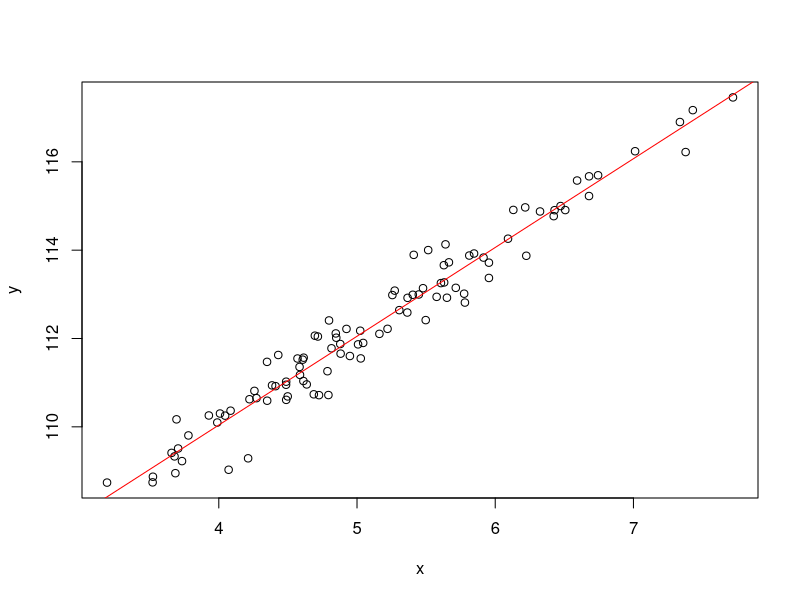
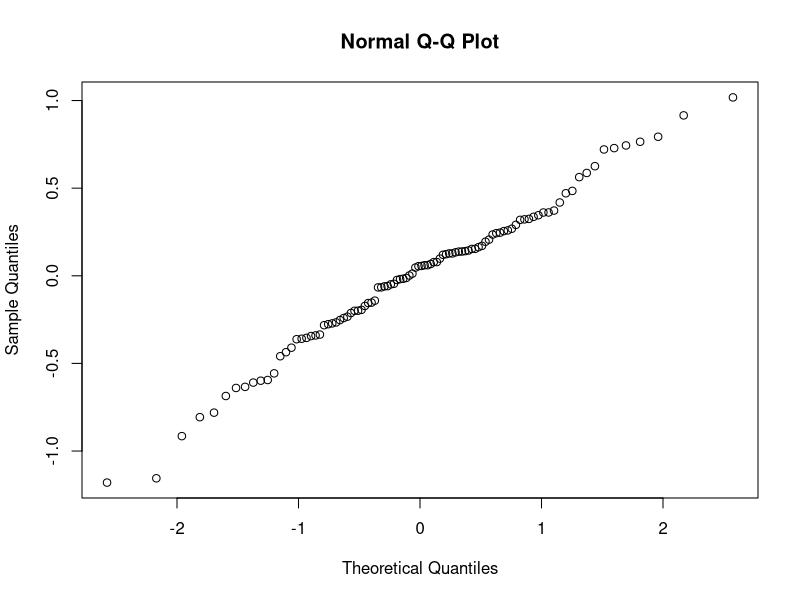
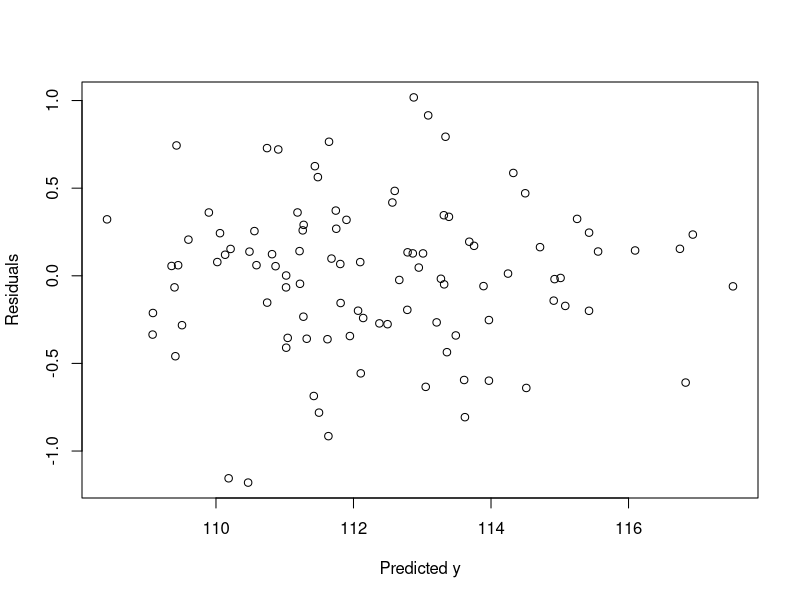
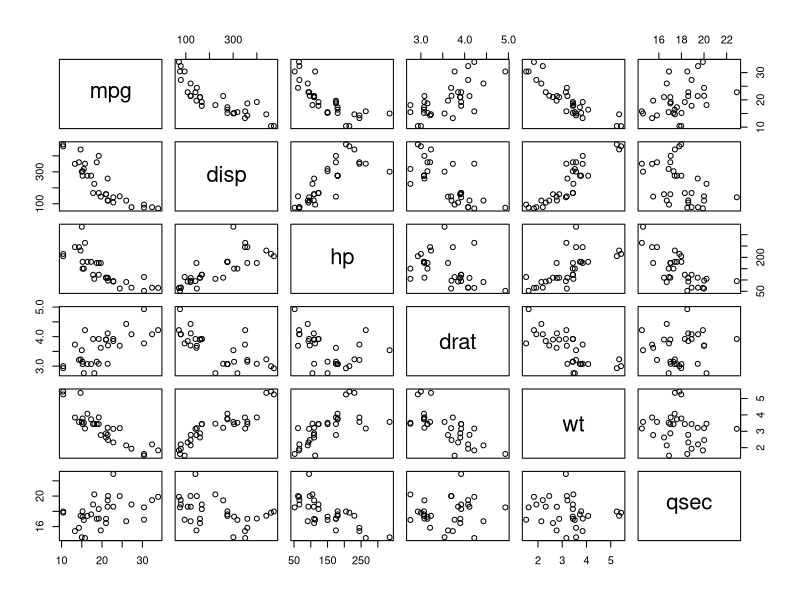
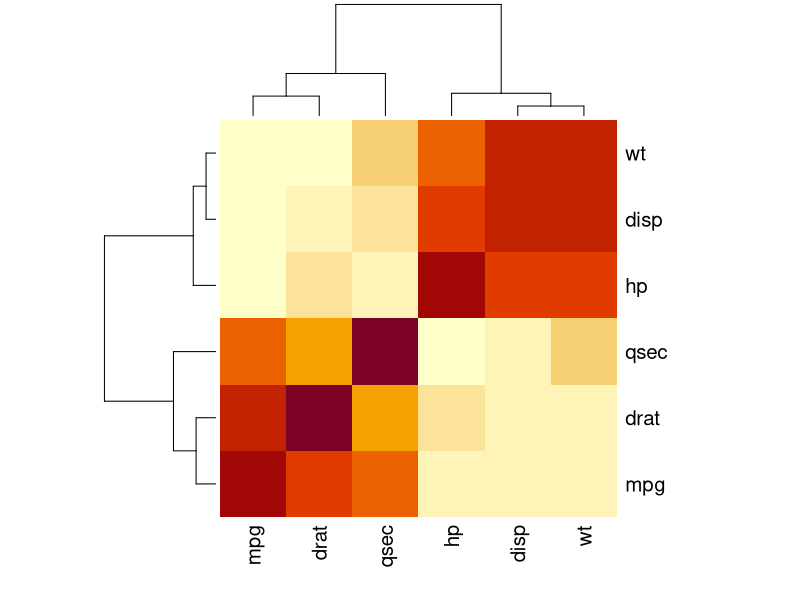
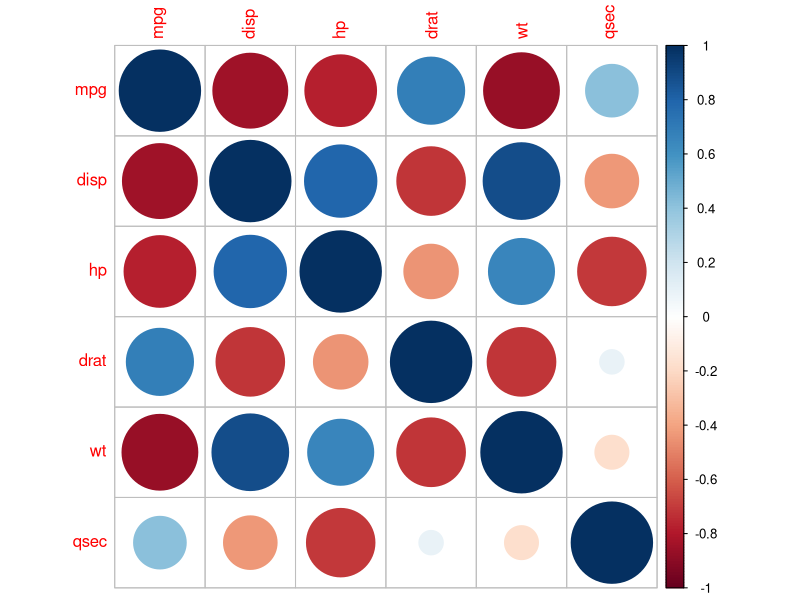

Source code (R) for these figures, in order: (Note: this script raises an error after producing the figures.)
# Linear Regression using R

x <- rnorm(100, 5, 1)
y <- 100 + 2 * x + rnorm(100, 2, 0.5)

m1 <- lm(y ~ x)
summary(m1)

anova(m1)

plot(x, y)
abline(lm(y ~ x), col = "red")

residuals(m1)
qqnorm(residuals(m1))

yhat <- predict(m1)
resid.calc <- y - yhat

plot(
  yhat,
  residuals(m1),
  xlab = "Predicted y",
  ylab = "Residuals"
)

xnew <- data.frame(x = rnorm(25, 5, 1))
xnew
ynew <- predict(
  m1,
  newdata = xnew
)
ynew

install.packages("car")
library(car)
data("mtcars")
head(mtcars)

library(dplyr)
mt1 <- mtcars %>%
  select(
    mpg,
    disp,
    hp,
    drat,
    wt,
    qsec
)
View(mt1)

pairs(mt1)
ctm1 <- cor(mt1)

install.packages("corrplot")
heatmap(cor(mt1))
library(corrplot)
corrplot(ctm1)

m2 <- lm(
    mpg ~ .,
    data = mt1
)
summary(m2)
vif(m2)

m3 <- lm(
  mpg ~ hp + drat + wt + qsec,
  data = mt1
)
summary(m3)
vif(m3)

m3 <- lm(mpg ~ . - disp - hp,
  data = mt1
)
summary(m3)
vif(m3)

# analysis of variance
anova(m4)
